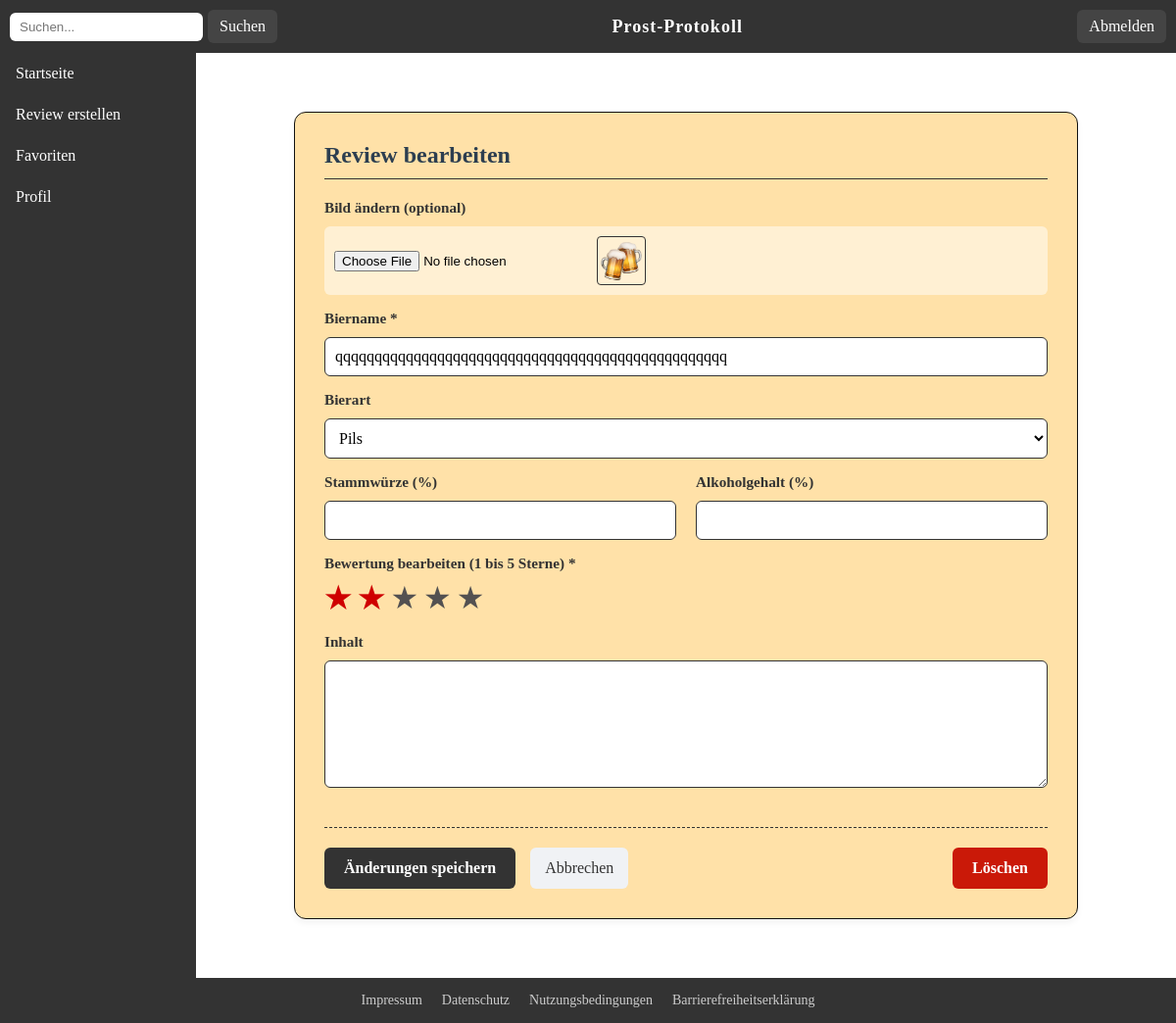
Screenshot of /php/view/edit-review.php?id=6 (signed in) with the database file from the repository.
### tables this page shows
CREATE TABLE review (
                review_id        INTEGER PRIMARY KEY AUTOINCREMENT,
                user_id          INT NOT NULL,
                date             DATETIME DEFAULT CURRENT_TIMESTAMP,
                beer_type        VARCHAR(50),
                rating           INT CHECK (rating BETWEEN 1 AND 5),
                content          TEXT,
                picture          VARCHAR(255),
                alcohol_content  DECIMAL(4,2),
                original_gravity DECIMAL(4,2),
                beer_name        VARCHAR(50) NOT NULL,
                FOREIGN KEY (user_id) REFERENCES user(user_id)
                    ON DELETE CASCADE ON UPDATE CASCADE
            );

### php/model/ReviewManagementPDOSQLite.php (called while the page is built, shortened)
<?php
require_once 'Review.php';
class ReviewManagementPDOSQLite implements ReviewManagementDAO
{
    public function findById($id)
    {
        try {
            $db = getConnection();
            $sql = "SELECT * FROM review WHERE review_id = ?";
            $command = $db->prepare($sql);
            $command->execute([$id]);
            $row = $command->fetchObject();
            return $this->rowToReview($row);
        } catch (PDOException $e) {
            throw new InternalErrorException();
        }
    }
    private function rowToReview($row)
    {
        $review = new Review(
            $row->review_id,
            $row->beer_name,
            $row->beer_type,
            $row->alcohol_content,
            $row->rating,
            $row->user_id,
            $row->date
        );
        $review->setOriginalExtract($row->original_gravity);
        $review->setContent($row->content);
        $review->setPicture($row->picture);
        return $review;
    }
}

### php/controller/ReviewController.php (called while the page is built, shortened)
<?php
require_once $abs_path . '/php/model/Review.php';
class ReviewController
{
  public function loadReviewById($id) {
    try {
      $instance = ReviewManagement::getInstance();
      return $instance->findById($id);
    } catch (ReviewNotFoundException $e) {
      $this->handleReviewNotFoundException();
    }catch (InternalErrorException $e) {
      $this->handleInternalErrorException();
    }
  }
}

### php/load-edit-review.php (called while the page is built, shortened)
<?php
require_once $abs_path . '/php/controller/ReviewController.php';
$id = isset($_GET['id']) ? intval($_GET['id']) : null;
$form_data = $_SESSION['form_data'] ?? [];
$reviewController = new ReviewController();
$reviewToEdit = $reviewController->loadReviewById($id);
if ($form_data) {
    $beerName        = $form_data['beer_name'] ?? $reviewToEdit->getBeerName();
    $beerType        = $form_data['beer_type'] ?? $reviewToEdit->getBeerType();
    $originalExtract = $form_data['original_extract'] ?? $reviewToEdit->getOriginalExtract();
    $alcoholContent  = $form_data['alcohol_content'] ?? $reviewToEdit->getAlcoholContent();
    $rating          = $form_data['rating'] ?? $reviewToEdit->getRating();
    $content         = $form_data['content'] ?? $reviewToEdit->getContent();
} else {
    $beerName        = $reviewToEdit->getBeerName();
    $beerType        = $reviewToEdit->getBeerType();
    $originalExtract = $reviewToEdit->getOriginalExtract();
    $alcoholContent  = $reviewToEdit->getAlcoholContent();
}
?>

### php/model/Review.php (called while the page is built, shortened)
<?php
class Review
{
  private $beerName;
  private $beerType;
  private $originalExtract;
  private $alcoholContent;
  private $picture;
  public function __construct($id, $beerName, $beerType, $alcoholContent, $rating, $authorId, $createdAt)
  {
    $this->beerName = $beerName;
    $this->beerType = $beerType;
    $this->alcoholContent = $alcoholContent;
  }
  public function setOriginalExtract($originalExtract)
  {
    $this->originalExtract = $originalExtract;
  }
  public function setPicture($picture)
  {
    $this->picture = $picture;
  }
  public function getBeerName()
  {
    return $this->beerName;
  }
  public function getBeerType()
  {
    return $this->beerType;
  }
  public function getOriginalExtract()
  {
    return $this->originalExtract;
  }
  public function getAlcoholContent()
  {
    return $this->alcoholContent;
  }
  public function getPicture()
  {
    return $this->picture;
  }
}

### php/view/edit-review.php (the view, shortened to what this page needs)
<?php
require_once $abs_path. '/php/load-edit-review.php';
include_once $abs_path . '/php/include/header.php';
?>
  <div class="layout">
    <?php include_once $abs_path . '/php/include/sidebar.php'; ?>
    <main>
      <div class="form-card">
        <h1>Review bearbeiten</h1>
        <?php if ($reviewToEdit == null): ?>
            <p>Review nicht gefunden</p>
        <?php else: ?>
        <form method="POST" action="<?php echo ROOT; ?>php/edit-review-execute.php" class="review-form" enctype="multipart/form-data" novalidate>
          <div class="form-group">
            <label for="picture">Bild ändern (optional)</label>
            <div class="file-input-wrapper">
              <input type="file" name="picture" id="picture" accept="image/*">
              <img src="<?php echo ROOT; ?>img/<?php echo htmlspecialchars($reviewToEdit->getPicture()); ?>"
                   width="50" height="50" alt="Aktuelles Foto" id="preview_image">
            </div>
          </div>
          <div class="form-group">
            <label for="beer_name">Biername <span aria-hidden="true">*</span></label>
            <input type="text" name="beer_name" id="beer_name"
                   value="<?php echo htmlspecialchars($beerName); ?>"
                   required aria-required="true">
          </div>
          <div class="form-group">
            <label for="beer_type">Bierart</label>
            <select name="beer_type" id="beer_type">
                <?php $currentType = $form_data['beer_type'] ?? $beerType ?? ''; ?>
                <option value="Pils" <?= $currentType == 'Pils' ? 'selected' : '' ?>>Pils</option>
            </select>
          </div>
          <fieldset class="form-row">
            <div class="form-group flex-1">
              <label for="original_extract">Stammwürze (%)</label>
              <input type="number" min="0" max="100" step="0.01"
                     name="original_extract" id="original_extract"
                     value="<?php echo htmlspecialchars($originalExtract); ?>">
            </div>
            <div class="form-group flex-1">
              <label for="alcohol_content">Alkoholgehalt (%)</label>
              <input type="number" min="0" max="100" step="0.01"
                     name="alcohol_content" id="alcohol_content"
                     value="<?php echo htmlspecialchars($alcoholContent); ?>">
            </div>
          </fieldset>
          <fieldset class="form-group">
            <legend>Bewertung bearbeiten (1 bis 5 Sterne) <span aria-hidden="true">*</span></legend>
            <div class="star-rating-accessible">
              <label for="star1"><span class="visually-hidden">1 Stern</span>★</label>
              <label for="star2"><span class="visually-hidden">2 Sterne</span>★</label>
              <label for="star3"><span class="visually-hidden">3 Sterne</span>★</label>
              <label for="star4"><span class="visually-hidden">4 Sterne</span>★</label>
              <label for="star5"><span class="visually-hidden">5 Sterne</span>★</label>
            </div>
          </fieldset>
          <div class="form-group">
            <label for="content">Inhalt</label>
            <textarea name="content" id="content" cols="50" rows="6"><?php echo htmlspecialchars($content); ?></textarea>
          </div>
          <div class="form-footer-actions">
            <div class="left-actions">
              <button type="submit" class="btn-submit" name="submit">Änderungen speichern</button>
              <a href="<?php echo ROOT; ?>php/view/profile.php" class="button-secondary">Abbrechen</a>
            </div>
        </form>
        <form method="POST" action="<?php echo ROOT; ?>php/delete-review-execute.php"
              onsubmit="return confirm('Möchtest du dieses Review wirklich löschen?')">
          <button type="submit" class="btn-delete" aria-label="Dieses Review unwiderruflich löschen">
            Löschen
          </button>
        </form>
        </div>
        <?php endif; ?>
      </div>
<?php include_once $abs_path.'/php/include/footer.php'; ?>
</body>
</html>

### css/style.css (style rules this page uses)
*, *::before, *::after { box-sizing: border-box; }
html { scroll-behavior: smooth; }
html, body { height: 100%; margin: 0; padding: 0; }
body { display: flex; flex-direction: column; min-height: 100vh; }
main { flex: 1; padding: 20px; }
.layout { display: flex; flex: 1; flex-direction: column; }
@media (min-width: 768px) { .layout { flex-direction: row; } }

### css/components.css (style rules this page uses)
.button-secondary { display: inline-flex; align-items: center; justify-content: center; padding: 10px 15px; background-color: #f0f2f5; color: #333; text-decoration: none; border-radius: 6px; font-weight: 600; transition: background 0.3s ease; box-sizing: border-box; text-align: center; border: none; cursor: pointer; font: inherit; }
.form-card { background: #FFE1A8; border: 1px solid #111; border-radius: 12px; width: 95%; max-width: 800px; margin: 20px auto; padding: 20px; box-shadow: 0 4px 6px rgba(0, 0, 0, 0.05); }
.form-card h1 { margin-top: 0; color: #2c3e50; border-bottom: 1px solid #333; padding-bottom: 10px; margin-bottom: 20px; font-size: 24px; }
@media (min-width: 600px) { .form-card { padding: 30px; margin: 40px auto; } }
.review-form { display: flex; flex-direction: column; gap: 15px; }
.form-group { display: flex; flex-direction: column; gap: 5px; }
.form-row, fieldset.form-group, .form-group.fieldset-reset { border: none; padding: 0; margin: 0; }
.form-row { display: flex; flex-direction: column; gap: 10px; }
.flex-1 { flex: 1; }
@media (min-width: 600px) { .form-row { flex-direction: row; gap: 20px; } }
@media (min-width: 600px) { .form-row .form-group { flex: 1; } }
.review-form label, fieldset legend { font-weight: 600; color: #333; font-size: 0.95rem; padding: 0; margin-bottom: 5px; }
.review-form input[type="text"], .review-form input[type="number"], .review-form input[type="email"], .review-form input[type="password"], .review-form select, .review-form textarea { width: 100%; box-sizing: border-box; padding: 10px; border: 1px solid #333; border-radius: 6px; background-color: #fff; font-family: inherit; font-size: 1rem; }
.file-input-wrapper { display: flex; align-items: center; gap: 15px; background: rgba(255, 255, 255, 0.5); padding: 10px; border-radius: 6px; }
.file-input-wrapper img { border-radius: 4px; border: 1px solid #333; object-fit: cover; flex-shrink: 0; }
.form-footer-actions { display: flex; flex-direction: column; gap: 15px; margin-top: 25px; padding-top: 20px; border-top: 1px dashed #333; }
.left-actions { display: flex; flex-direction: column; width: 100%; gap: 15px; }
.btn-submit, .btn-delete { color: white; border: none; padding: 12px 20px; border-radius: 6px; cursor: pointer; font-weight: 600; font: inherit; font-weight: 600; transition: background 0.2s; width: 100%; text-align: center; }
.btn-submit { background-color: #333; }
.btn-delete { background-color: #ca1908; margin-top: 10px; }
@media (min-width: 600px) { .form-footer-actions { flex-direction: row; justify-content: space-between; align-items: center; } }
@media (min-width: 600px) { .left-actions { flex-direction: row; width: auto; } }
@media (min-width: 600px) { .btn-submit, .btn-delete { width: auto; } }
@media (min-width: 600px) { .btn-delete { margin-top: 0; } }
.star-rating-accessible { display: flex; gap: 5px; flex-direction: row; margin-top: 5px; -webkit-tap-highlight-color: transparent; }
.star-rating-accessible label { font-size: 32px; color: #535151; cursor: pointer; transition: color 0.15s ease-in-out, transform 0.1s ease; line-height: 1; font-weight: normal; }
.star-rating-accessible label:has(~ input:checked), .star-rating-accessible input:checked + label { color: #cf0000; transform: scale(1.1); }

### rows the page displays
review: picture (picture), beer_name "qqqqqqqqqqqqqqqqqqqqqqqqqqqqqqqqqqqqqqqqqqqqqqqqqq", beer_type "Pils"
